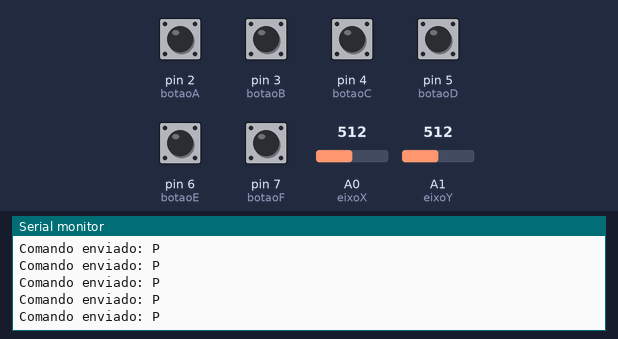
Recording of a sketch running on a simulated Arduino Uno, built with avr-gcc and run on an emulated ATmega328P. Shown: the last lines printed to the serial monitor. The inputs (shaded band) are chosen by the test bench; at power-on: pin 2 (botaoA), pin 3 (botaoB), pin 4 (botaoC), pin 5 (botaoD), pin 6 (botaoE), pin 7 (botaoF) HIGH, A0 (eixoX) = 512, A1 (eixoY) = 512. No radio packets arrive unless stated.

Above: at 1.2 s.
1.3 s: A0 (eixoX) set to 710
At 2.0 s:
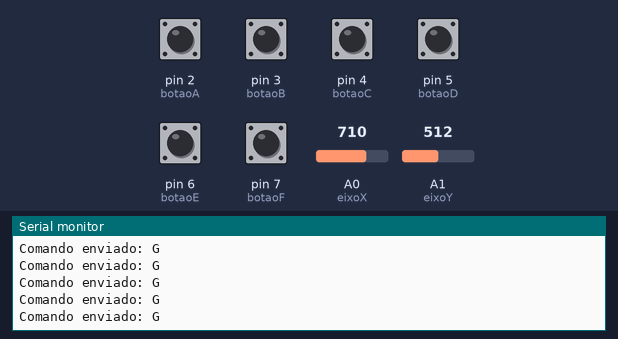
3.2 s: A1 (eixoY) set to 710
At 3.8 s:
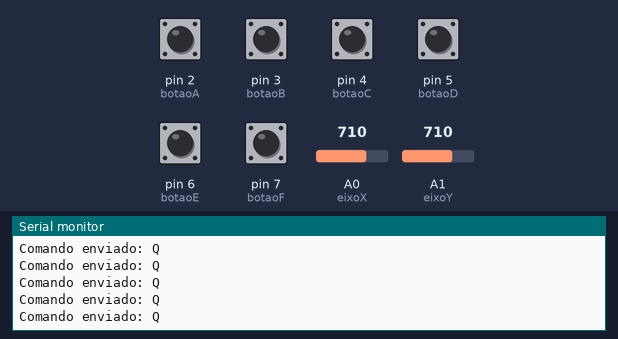

The sketch:

atualizado_transmissor.ino
```cpp
/********************************************************/
/* Robô radiocontrolado - Transmissor                  */
/* Joystick com diagonais + 6 botões + nRF24L01         */
/********************************************************/

#include <RF24.h>

/* Endereço de comunicação */
/* ALUNOS */
const byte endereco[6] = "87423";

/*
MARROM

const byte endereco[6] = "57469";

*/
/* Pinos do rádio */
#define CSN 10
#define CE 9

/* Pinos do joystick */
#define eixoX A0
#define eixoY A1

/* Pinos dos botões */
#define botaoA 2
#define botaoB 3
#define botaoC 4
#define botaoD 5
#define botaoE 6
#define botaoF 7

RF24 radio(CE, CSN);

void setup() {
  Serial.begin(9600);
  radio.begin();
  radio.openWritingPipe(endereco);
  radio.setPALevel(RF24_PA_MIN);
  radio.stopListening();

  pinMode(botaoA, INPUT_PULLUP);
  pinMode(botaoB, INPUT_PULLUP);
  pinMode(botaoC, INPUT_PULLUP);
  pinMode(botaoD, INPUT_PULLUP);
  pinMode(botaoE, INPUT_PULLUP);
  pinMode(botaoF, INPUT_PULLUP);
}

void loop() {
  int joyX = analogRead(eixoX);
  int joyY = analogRead(eixoY);
  char comando = 'P'; // P = parado

  // ---------------- Botões ----------------
  if (digitalRead(botaoA) == LOW) comando = 'A'; // iniciarManobraA
  else if (digitalRead(botaoB) == LOW) comando = 'B'; // ré 5s
  else if (digitalRead(botaoC) == LOW) comando = 'C'; // frente 5s
  else if (digitalRead(botaoD) == LOW) comando = 'D'; // iniciarManobraB
  else if (digitalRead(botaoE) == LOW) comando = 'E'; // potência 250
  else if (digitalRead(botaoF) == LOW) comando = 'F'; // potência 200

  // ---------------- Movimento joystick ----------------
  else if (joyY > 700 && joyX > 700) comando = 'Q'; // Frente + Direita
  else if (joyY > 700 && joyX < 300) comando = 'Z'; // Frente + Esquerda
  else if (joyY < 300 && joyX > 700) comando = 'X'; // Ré + Direita
  else if (joyY < 300 && joyX < 300) comando = 'Y'; // Ré + Esquerda
  else if (joyY > 700) comando = 'U';               // Frente
  else if (joyY < 300) comando = 'R';               // Ré
  else if (joyX > 700) comando = 'G';               // Direita
  else if (joyX < 300) comando = 'H';               // Esquerda

  radio.write(&comando, sizeof(comando));
  Serial.println("Comando enviado: " + String(comando));
}
```

Measured:
- after the input at 1.3 s, the serial monitor: prints a new line after 0.08 s (image 1)
- after the input at 3.2 s, the serial monitor: prints a new line after 0.07 s (image 2)
